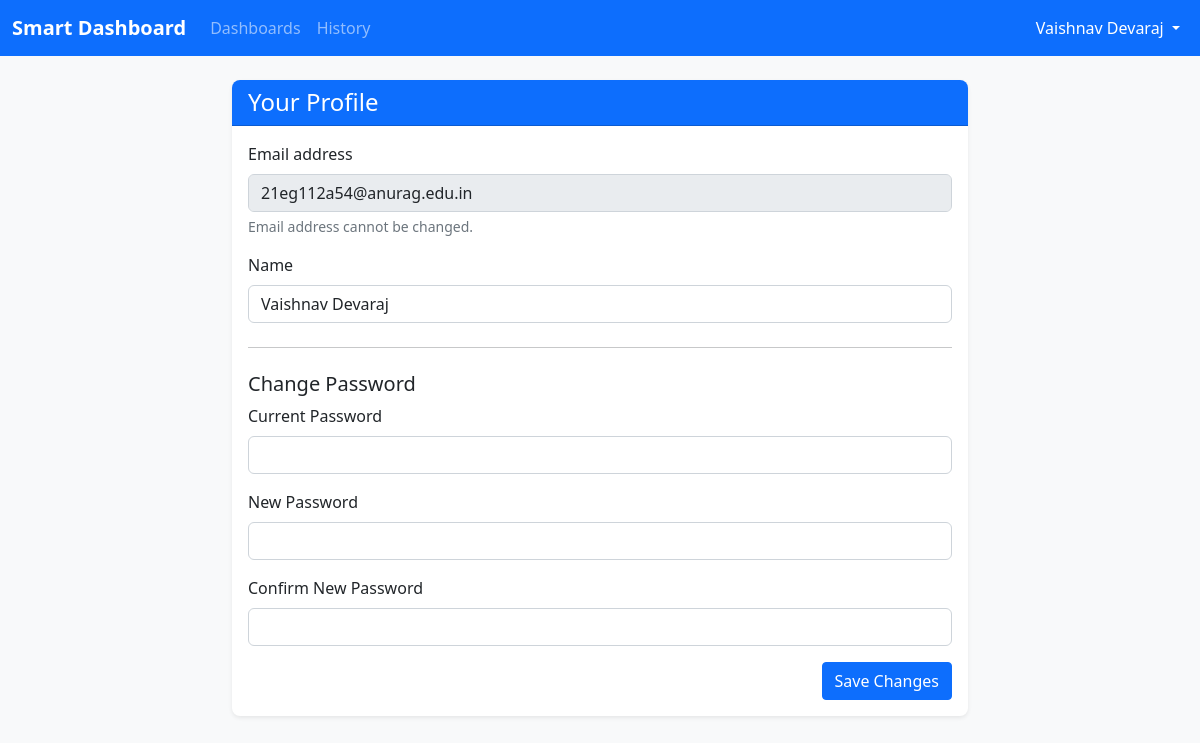
Screenshot of /profile (signed in) with the database file from the repository.
### tables this page shows
CREATE TABLE users (
            id INTEGER PRIMARY KEY AUTOINCREMENT,
            email TEXT UNIQUE NOT NULL,
            password_hash TEXT NOT NULL,
            name TEXT,
            created_at TIMESTAMP DEFAULT CURRENT_TIMESTAMP
        );

### auth.py (the view, shortened to what this page needs)
@auth_bp.route('/profile', methods=['GET', 'POST'])
@login_required
def profile():
    user = db.get_user_by_email(session['email'])
    return render_template('profile.html', user=user)

### auth.py (called while the page is built)
def login_required(f):
    @wraps(f)
    def decorated_function(*args, **kwargs):
        if 'user_id' not in session:
            flash('Please log in to access this page', 'warning')
            return redirect(url_for('auth.login', next=request.url))
        return f(*args, **kwargs)
    return decorated_function

### database.py (called while the page is built)
    def get_connection(self):
        return sqlite3.connect(self.db_path)

    def get_user_by_email(self, email):
        conn = self.get_connection()
        cursor = conn.cursor()
        cursor.execute("SELECT * FROM users WHERE email = ?", (email,))
        user = cursor.fetchone()
        conn.close()
        if user:
            return {
                'id': user[0],
                'email': user[1],
                'password_hash': user[2],
                'name': user[3],
                'created_at': user[4]
            }
        return None

### templates/profile.html (shortened to what this page needs)
<!DOCTYPE html>
<html lang="en">
<head>
    <link rel="stylesheet" href="https://cdn.jsdelivr.net/npm/bootstrap@5.2.3/dist/css/bootstrap.min.css">
    <link rel="stylesheet" href="https://cdn.jsdelivr.net/npm/bootstrap-icons@1.10.3/font/bootstrap-icons.css">
    <link rel="stylesheet" href="{{ url_for('static', filename='styles.css') }}">
</head>
<body>
    <nav class="navbar navbar-expand-lg navbar-dark bg-primary">
        <div class="container-fluid">
            <a class="navbar-brand" href="{{ url_for('dashboard.index') }}">Smart Dashboard</a>
            <div class="collapse navbar-collapse" id="navbarNav">
                <ul class="navbar-nav me-auto">
                    <li class="nav-item">
                        <a class="nav-link" href="{{ url_for('dashboard.index') }}">Dashboards</a>
                    </li>
                    <li class="nav-item">
                        <a class="nav-link" href="{{ url_for('history.view_history') }}">History</a>
                    </li>
                </ul>
                <ul class="navbar-nav">
                    <li class="nav-item dropdown">
                        <a class="nav-link dropdown-toggle active" href="#" role="button" data-bs-toggle="dropdown">
                            {{ session.get('name') or session.get('email') }}
                        </a>
                    </li>
                </ul>
            </div>
        </div>
    </nav>
    <div class="container mt-4">
        <div class="row justify-content-center">
            <div class="col-md-8">
                <div class="card shadow-sm">
                    <div class="card-header bg-primary text-white">
                        <h4 class="mb-0">Your Profile</h4>
                    </div>
                    <div class="card-body">
                        <form method="POST" action="{{ url_for('auth.profile') }}">
                            <div class="mb-3">
                                <label for="email" class="form-label">Email address</label>
                                <input type="email" class="form-control" id="email" value="{{ user.email }}" disabled>
                                <div class="form-text">Email address cannot be changed.</div>
                            </div>
                            <div class="mb-3">
                                <label for="name" class="form-label">Name</label>
                                <input type="text" class="form-control" id="name" name="name" value="{{ user.name or '' }}">
                            </div>
                            <hr class="my-4">
                            <h5>Change Password</h5>
                            <div class="mb-3">
                                <label for="current_password" class="form-label">Current Password</label>
                                <input type="password" class="form-control" id="current_password" name="current_password">
                            </div>
                            <div class="mb-3">
                                <label for="new_password" class="form-label">New Password</label>
                                <input type="password" class="form-control" id="new_password" name="new_password">
                            </div>
                            <div class="mb-3">
                                <label for="confirm_password" class="form-label">Confirm New Password</label>
                                <input type="password" class="form-control" id="confirm_password" name="confirm_password">
                            </div>
                            <div class="d-grid gap-2 d-md-flex justify-content-md-end">
                                <button type="submit" class="btn btn-primary">Save Changes</button>
                            </div>
                        </form>
                    </div>
                </div>
            </div>
        </div>
    </div>
</body>
</html>

### static/styles.css (style rules this page uses)
body { background-color: #f8f9fa; }
.navbar-brand { font-weight: 600; }
.card { border-radius: 0.5rem; border: none; }
.card-header { border-radius: 0.5rem 0.5rem 0 0 !important; }
.btn { border-radius: 0.25rem; }

### rows the page displays
users: get "Vaishnav Devaraj", email "21eg112a54@anurag.edu.in", name "Vaishnav Devaraj"
